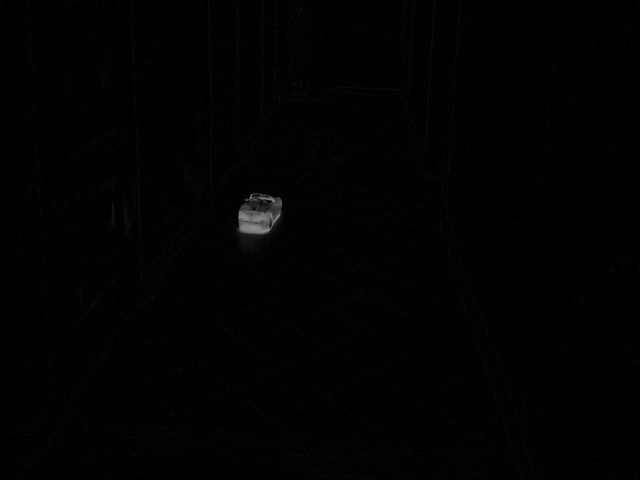
%> input picture ВКР/detector/current_deviation_image.bmp, 640 x 480 px
$ octave backgroundFilter.m   (GNU Octave 9; MATLAB toolbox functions it lacks are replaced by stand-ins)
%> lines starting %> are read from the running program, lines starting %| are printed output that depends on the picture
### ВКР/detector/getBackgroundBound.m
function [k0,k3] = getBackgroundBound(H)
	startInd = 2;
	if H(1) <= H(2)
        for startInd = 2:256
            if H(startInd+1) < H(startInd)
				break;
            end
        end
    end
    k0 = startInd - 1;

    endInd = 2;
	for endInd = startInd:256
		if H(endInd+1) >= H(endInd)
            break;
		end
    end
    k3 = endInd - 1;
end

### ВКР/detector/backgroundFilter.m
clear; clc; close all;

D = imread('current_deviation_image.bmp');
%> D is the input picture: size 480x640 uint8; min 0, max 151, mean 1.6

[H1,~] = imhist(D);
%> H1 = 256 values, max 125182 at index 2, min 0 at index 144, mean 1200
[k0,k3] = getBackgroundBound(H1);
%> k0 = 1; k3 = 15

H2 = [];
for i = 1:size(D,1)
    for j = 1:size(D,2)
        H2(end+1) = D(i,j);
    end
end

figure(1);
hist(H2, 0:11);
h = findobj(gca, 'Type', 'patch');
h.FaceColor = 'k';
h.EdgeColor = 'w';
axis([-0.5 10.5 0 14*10^4]);
text(k0-0.25, H1(k0+1)+5000, 'k_0');
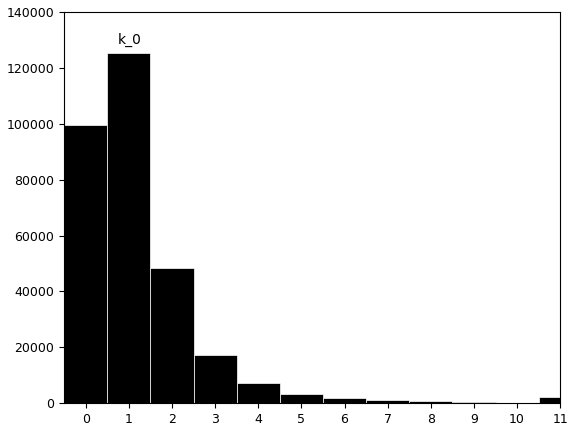
%> figure redrawn from the program's plot data; tallest bar 125182 high, from x = 0.5 to 1.5

figure(2);
hist(H2, 9:21);
h = findobj(gca, 'Type', 'patch');
h.FaceColor = 'k';
h.EdgeColor = 'w';
axis([9.5 20.5 0 250]);
text(k3-0.25, H1(k3+1)+10, 'k_3');
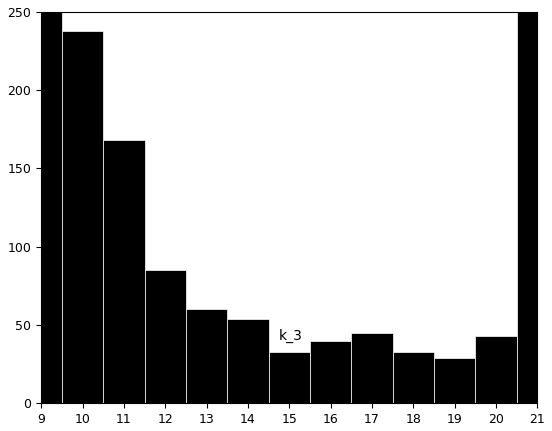
%> figure redrawn from the program's plot data; tallest bar 304800 high, from x = 8.5 to 9.5

clear H1 H2;

scaledD = imread('current_deviation_image.jpg');
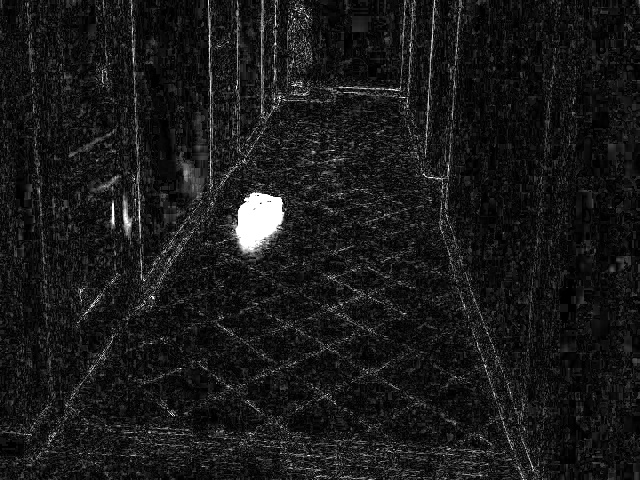
%> input picture ВКР/detector/current_deviation_image.jpg, 640 x 480 px
%> scaledD is the input picture: size 480x640 uint8; min 0, max 255, mean 25.1
scaledD(D < k3) = 0;

figure(3);
imshow(scaledD);
